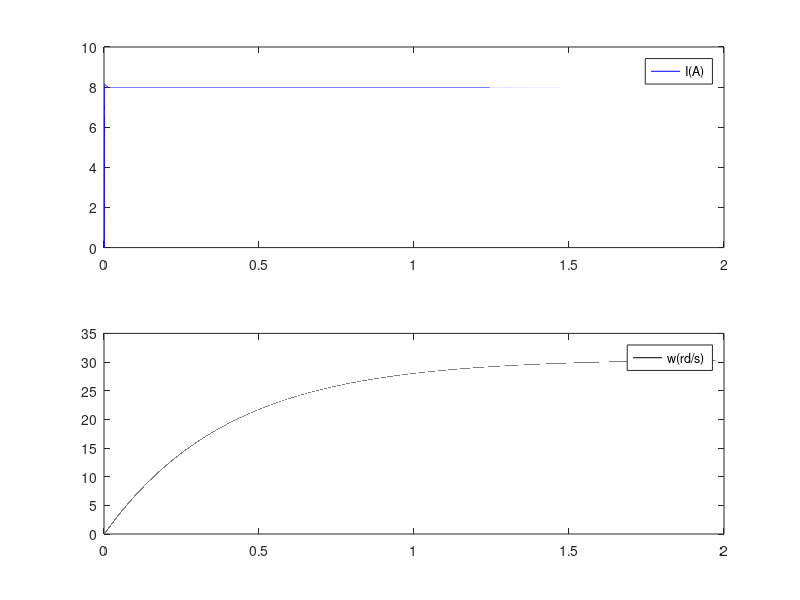
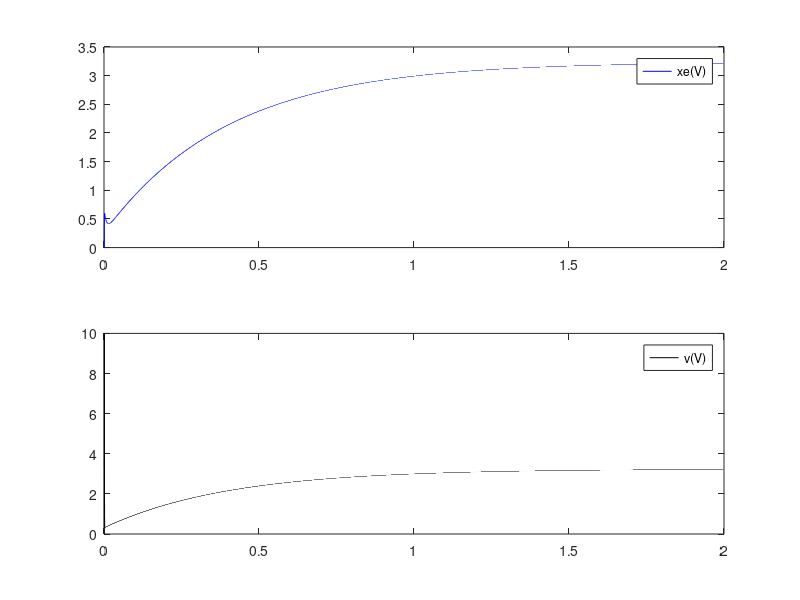

Write the MATLAB code that produced these figures, in order.
%% Current control of a DC Motor
clc,clear all,close all
%% Parameters
R= 0.8; L = 0.011; k = 1.91; J =0.2; a= 50E-2; % frottement visqueux
Te=L/R;
Tem=J*R/k/k;
G=20;
Ts=0.2e-3; % 200 us

%% Current (I) PI Controller
tr=0.001; % temps de tep à 1 ms
Ti=Te;
Kp=3*R*Ti/G/tr;
Ki=Kp/Ti;
Ki_d=Ki*Ts;
v = 0;

%% initialization
tf=2; % final simulation time
dt=0.01e-3; % time step
tk=1; % array indice
Ntf=floor(tf/dt);

%% system variables
u=0; I=0; w=0; Iref=0;
xe=0; Flagtm=0;
Vlim=10; % maximum 200 V=10*G
Iref0 = 8; % step value
Cr0 = 0;

% initialization of arrays and
tt=zeros(1, Ntf); t=0;
It=zeros(1, Ntf); I=0.0; % Current
ut=zeros(1, Ntf);
wt=zeros(1, Ntf);
vt=zeros(1, Ntf);
xet=zeros(1, Ntf);
Cet=zeros(1, Ntf);

%%DC Motor simulation with current control
%Integral part (xe) and voltage at the output of the PI controller
while (t<tf) %% while loop
    if t>=0.001 % at 1 ms, ther is z stre
        Iref=Iref0;
    end

    %% MODULULO to have an execution at a different sampling period
    tm100=t-(Ts*floor(t/Ts));
    if(tm100>dt) Flagtm=0; end;
    if((tm100<=dt) && (Flagtm==0))
        Flagtm=1;

        % Controller
        e=Iref-I;
        if ((v < Vlim) && (v > -Vlim))
            xe = xe + Ki_d*e;
        end
        xe=xe+Ki_d*e;
        v=Kp*e+xe;

        if (v>Vlim) 
            v = Vlim; 
        end;

        if (v<-Vlim) 
            v = -Vlim; 
        end;
    end;

    u=G*v;
    %dI = (u-R*I)/L;
    dI = (u-R*I-k*w)/L;
    Ce = k*I;
    dw = (Ce-a*w-Cr0)/J;
    
    % integration
    I = I + dI*dt;
    w = w + dw*dt;
    tt(tk)=t; %% array filling
    It(tk)=I;
    ut(tk)=u;
    wt(tk)=w;
    Cet(tk)=Ce;
    vt(tk)=v;
    xet(tk)=xe;
    t=t+dt;
    tk=tk+1; % array indice
end % while end
%% plot results
figure(1)
subplot(2,1,2),plot(tt, wt,'k');
legend('w(rd/s)');
subplot(2,1,1),plot(tt,It,'b');
legend('I(A)');
figure(2)
subplot(2,1,2),plot(tt, vt,'k');
legend('v(V)');
subplot(2,1,1),plot(tt,xet,'b');
legend('xe(V)');
